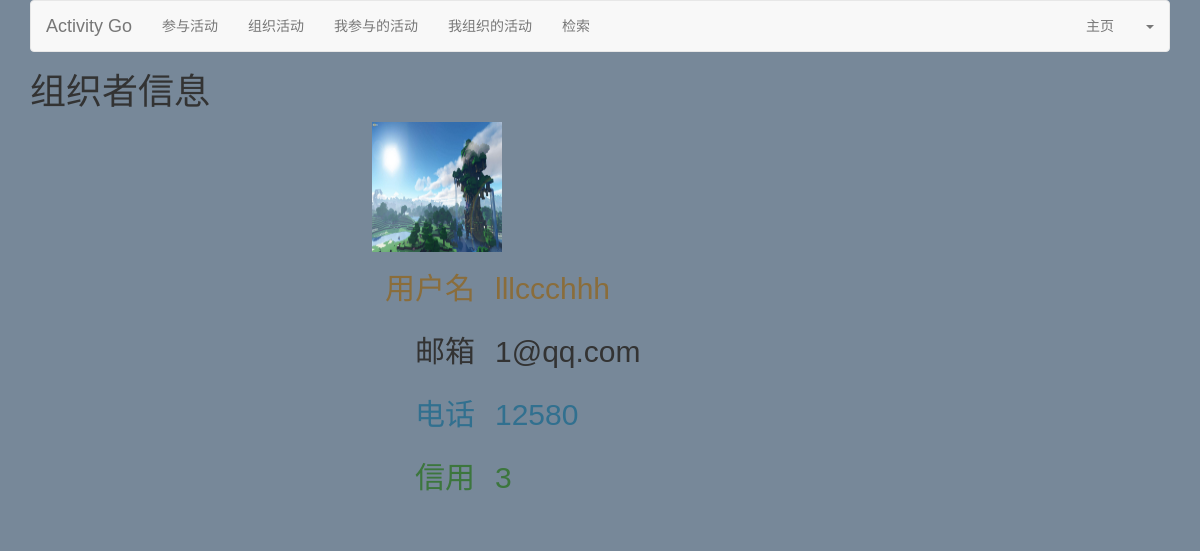
Page /organizerdetaila51/ on the committed database.
### activity/models.py (models this page shows, shortened)
class User(models.Model):
	username = models.CharField(max_length=50)
	password = models.CharField(max_length=50)
	email = models.CharField(max_length = 50)
	phone = models.CharField(max_length=50)
	headImg = models.FileField(upload_to = 'activity/static/images/', default = 'activity/static/01.jpg')
	credit = models.IntegerField(default=3)

### activity/views.py (the view)
# urls.py: url(r'^organizerdetaila(?P<id>\d+)/$', 'activity.views.OrganizerDetail', name = 'organizerdetail'),
def OrganizerDetail(Req, id):
    un = Req.COOKIES.get('username', '')
    organizer = User.objects.get(id = str(id))
    return render_to_response('organizerdetail.html',{'username': un, 'organizer': organizer})

### activity/templates/organizerdetail.html (shortened to what this page needs)
{% extends "base.html" %}
{% block content %}
<h1>组织者信息</h1>
<img src="/{{organizer.headImg}}" width="130px" height="130px" id="headImg">
   <dl class="dl-horizontal col-sm-offset-3">
				<dt>
					<h2 class="text-warning">用户名</h2>
				</dt>
				<dd>
					<h2 class="text-warning">{{organizer.username}}</h2>
				</dd>
				<dt>
					<h2 class="text-error">邮箱</h2>
				</dt>
				<dd>
					<h2 class="text-error">{{organizer.email}}</h2>
				</dd>
				<dt>
					<h2 class="text-info">电话</h2>
				</dt>
				<dd>
					<h2 class="text-info">{{organizer.phone}}</h2>
				</dd>
				<dt>
					<h2 class="text-success">信用</h2>
				</dt>
				<dd>
					<h2 class="text-success">{{organizer.credit}}</h2>
				</dd>
			</dl>
{% endblock %}

### activity/static/css/base.css (style rules this page uses)
body { font-family: Microsoft YaHei,'宋体' , Tahoma, Helvetica, Arial, "\5b8b\4f53", sans-serif; background-color: #778899; }
#headImg { margin-left: 30%; }

### rows in the picture
User: headImg (picture), username "lllccchhh", email "1@qq.com", phone "12580", credit "3"
